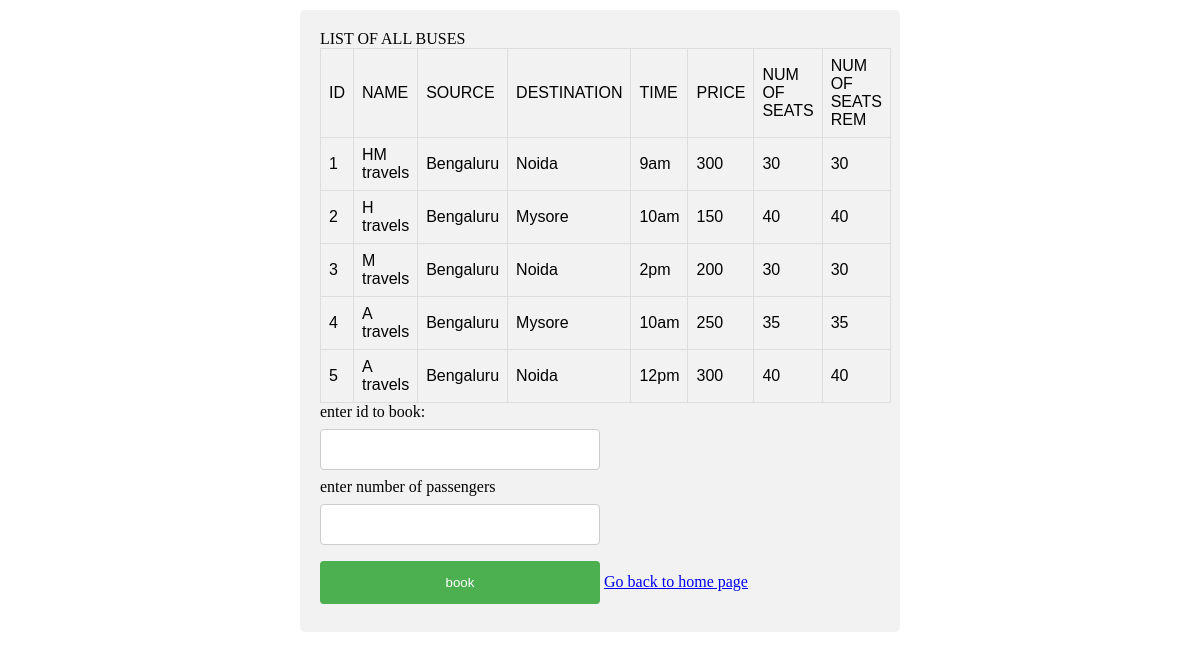
The page /list.html (signed in) on the database its author committed.
### tables this page shows
CREATE TABLE buses (id INTEGER PRIMARY KEY,name TEXT, source TEXT, destination TEXT, time TEXT, price INT,nos INT,rem INT);

### Bus Ticket Booking/__init__.py (the view)
@app.route('/list.html')
def list():
    username = session['username']
    con = sql.connect("database.db")
    con.row_factory = sql.Row
    cur = con.cursor()
    cur.execute("select * from buses")
    rows = cur.fetchall();
    msg = "LIST OF ALL BUSES"
    return render_template("list.html", rows=rows, msg=msg, user=username)

### Bus Ticket Booking/templates/list.html (shortened to what this page needs)
<!doctype html>
<html>
   <body>
<div>
<form method="POST" action="{{ url_for('booking') }}"
   <h3>{{msg}}</h3>
      <table border = 1 id="customers">
         <thead>
            <td>ID</td>
            <td>NAME</td>
            <td>SOURCE</td>
            <td>DESTINATION</td>
            <td>TIME</td>
            <td>PRICE</td>
            <td>NUM OF SEATS</td>
            <td>NUM OF SEATS REM</td>
         </thead>
         {% for row in rows %}
            <tr>
                <td>{{row[0]}}</td>
                <td>{{row[1]}}</td>
                <td>{{row[2]}}</td>
                <td>{{row[3]}}</td>
	            <td>{{row[4]}}</td>
	            <td>{{row[5]}}</td>
                <td>{{row[6]}}</td>
                <td>{{row[7]}}</td>
            </tr>
         {% endfor %}
      </table>
{% if user!='admin'   %}
enter id to book: <br>
<input type="number" name="id" autocomplete="off">
<br>
enter number of passengers <br>
<input type="number" name="nop" autocomplete="off">
<br>
<input type="submit" value="book">
{% endif %}
{% if user!='admin'   %}
      <a href="/user">Go back to home page</a>
{% else %}
<a href="/user">Go back to home page</a>
{% endif %}
     </form>
</div>
   </body>
</html>

### Bus Ticket Booking/templates/list.html (style rules this page uses)
body { margin: auto; width: 50%; padding: 10px; }
input { width: 50%; padding: 12px 20px; margin: 8px 0; display: inline-block; border: 1px solid #ccc; border-radius: 4px; box-sizing: border-box; }
input[type=submit] { width: 50%; background-color: #4CAF50; color: white; padding: 14px 20px; margin: 8px 0; border: none; border-radius: 4px; cursor: pointer; }
div { border-radius: 5px; background-color: #f2f2f2; padding: 20px; }
#customers { font-family: "Trebuchet MS", Arial, Helvetica, sans-serif; border-collapse: collapse; width: 100%; }
#customers td, #customers th { border: 1px solid #ddd; padding: 8px; }
#customers tr:nth-child(even) { background-color: #f2f2f2; }

### rows shown on the page
buses: id "1", name "HM travels", source "Bengaluru", destination "Noida", time "9am", price "300", nos "30", rem "30"
buses: id "2", name "H travels", source "Bengaluru", destination "Mysore", time "10am", price "150", nos "40", rem "40"
buses: id "3", name "M travels", source "Bengaluru", destination "Noida", time "2pm", price "200", nos "30", rem "30"
buses: id "4", name "A travels", source "Bengaluru", destination "Mysore", time "10am", price "250", nos "35", rem "35"
buses: id "5", name "A travels", source "Bengaluru", destination "Noida", time "12pm", price "300", nos "40", rem "40"

### other values the page prints
{{ msg }} "LIST OF ALL BUSES"
